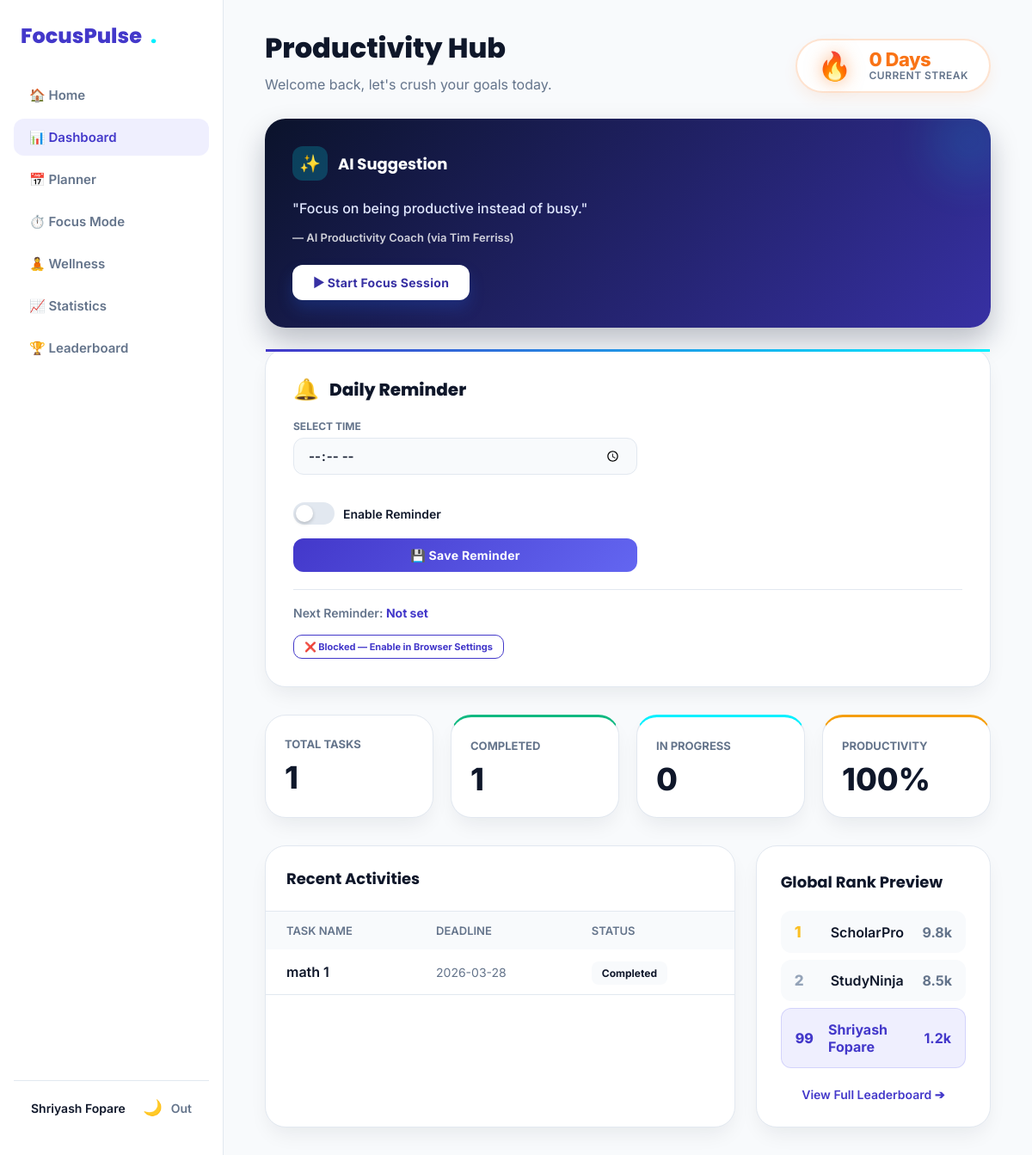
/dashboard (signed in), run on the app's committed database.
### tables this page shows
CREATE TABLE users (
                id INTEGER PRIMARY KEY AUTOINCREMENT,
                username TEXT UNIQUE NOT NULL,
                email TEXT UNIQUE NOT NULL,
                password_hash TEXT NOT NULL,
                created_at TIMESTAMP DEFAULT CURRENT_TIMESTAMP
            , current_streak INTEGER DEFAULT 0, best_streak INTEGER DEFAULT 0, last_active_date TEXT);

CREATE TABLE tasks (
                id INTEGER PRIMARY KEY AUTOINCREMENT,
                user_id INTEGER NOT NULL,
                task_title TEXT NOT NULL,
                subject TEXT,
                deadline TEXT,
                status TEXT DEFAULT 'Pending',
                created_at TIMESTAMP DEFAULT CURRENT_TIMESTAMP, description TEXT, start_time TEXT, end_time TEXT, priority TEXT DEFAULT 'Medium', category TEXT DEFAULT 'Study', color TEXT DEFAULT '#4F46E5', reminder BOOLEAN DEFAULT 0, repeat_type TEXT DEFAULT 'none',
                FOREIGN KEY (user_id) REFERENCES users(id) ON DELETE CASCADE
            );

### app.py (the view)
@app.route("/dashboard")
@login_required
def dashboard():
    user_id = session["user_id"]
    conn = get_db_connection()
    total_tasks = 0
    completed_tasks = 0
    pending_tasks = 0
    in_progress_tasks = 0
    recent_tasks = []
    focus_minutes_today = 0
    distractions_today = 0
    try:
        total_tasks = conn.execute(
            "SELECT COUNT(*) AS count FROM tasks WHERE user_id = ?",
            (user_id,)
        ).fetchone()["count"]
        completed_tasks = conn.execute(
            "SELECT COUNT(*) AS count FROM tasks WHERE user_id = ? AND status = 'Completed'",
            (user_id,)
        ).fetchone()["count"]
        pending_tasks = conn.execute(
            "SELECT COUNT(*) AS count FROM tasks WHERE user_id = ? AND status = 'Pending'",
            (user_id,)
        ).fetchone()["count"]
        in_progress_tasks = conn.execute(
            "SELECT COUNT(*) AS count FROM tasks WHERE user_id = ? AND status = 'In Progress'",
            (user_id,)
        ).fetchone()["count"]
        recent_tasks = conn.execute(
            """
            SELECT * FROM tasks
            WHERE user_id = ?
            ORDER BY created_at DESC
            LIMIT 5
            """,
            (user_id,)
        ).fetchall()
    except Exception as e:
        print(f"Error fetching dashboard tasks: {e}")
    try:
        today_str = date.today().isoformat()
        today_row = conn.execute(
            """
            SELECT COALESCE(SUM(duration), 0) AS total_min,
                   COALESCE(SUM(distraction_count), 0) AS total_dist
            FROM focus_sessions
            WHERE user_id = ?
              AND DATE(created_at) = ?
            """,
            (user_id, today_str)
        ).fetchone()
        focus_minutes_today = int(today_row["total_min"]) if today_row else 0
        distractions_today  = int(today_row["total_dist"]) if today_row else 0
    except Exception as e:
        print(f"Error fetching today focus data: {e}")
    conn.close()
    streak_info = get_user_streak(user_id)
    productivity_score = 0
    if total_tasks > 0:
        productivity_score = round((completed_tasks / total_tasks) * 100)
    daily_quote = get_daily_quote()
    tasks_remaining = total_tasks - completed_tasks
    return render_template(
        "dashboard.html",
        total_tasks=total_tasks,
        completed_tasks=completed_tasks,
        pending_tasks=pending_tasks,
        in_progress_tasks=in_progress_tasks,
        productivity_score=productivity_score,
        recent_tasks=recent_tasks,
        current_streak=streak_info["current_streak"],
        best_streak=streak_info["best_streak"],
        daily_quote=daily_quote,
        focus_minutes_today=focus_minutes_today,
        distractions_today=distractions_today,
        tasks_remaining=tasks_remaining,
    )

### templates/dashboard.html (shortened to what this page needs)
<!DOCTYPE html>
<html lang="en">
<head>
    <link rel="stylesheet" href="{{ url_for('static', filename='css/style.css') }}">
    <link rel="stylesheet" href="{{ url_for('static', filename='css/modern.css') }}">
</head>
<body>
    <div class="app-container">
        <aside class="app-sidebar" id="sidebar">
            <div class="logo">FocusPulse <span style="color:var(--electric-cyan);">.</span></div>
            <nav class="app-nav">
                <a href="{{ url_for('home') }}">🏠 Home</a>
                <a href="{{ url_for('dashboard') }}" class="active">📊 Dashboard</a>
                <a href="{{ url_for('planner') }}">📅 Planner</a>
                <a href="{{ url_for('focus') }}">⏱️ Focus Mode</a>
                <a href="{{ url_for('wellness') }}">🧘 Wellness</a>
                <a href="{{ url_for('statistics') }}">📈 Statistics</a>
                <a href="{{ url_for('leaderboard') }}">🏆 Leaderboard</a>
            </nav>
            <div class="app-sidebar-footer">
                <div style="font-weight:600; font-size:14px;">{{ session.get('user_name', 'Student') }}</div>
                <div style="display:flex; gap:10px; align-items:center;">
                    <button id="themeToggleBtn"
                        style="background:transparent; border:none; cursor:pointer; font-size:18px;">🌙</button>
                    <a href="{{ url_for('logout') }}"
                        style="color:var(--core-muted); text-decoration:none; font-size:14px; font-weight:600;">Out</a>
                </div>
            </div>
        </aside>
        <div style="flex:1; display:flex; flex-direction:column; overflow:hidden;">
            <main class="app-main">
                <div
                    style="display:flex; justify-content:space-between; align-items:flex-end; margin-bottom: 30px; flex-wrap:wrap; gap:20px;">
                    <div>
                        <h2 style="font-size:32px; font-weight:800; margin-bottom:8px; color:var(--core-text);">
                            Productivity Hub</h2>
                        <p style="color:var(--core-muted); font-size:16px;">Welcome back, let's crush your goals today.
                        </p>
                    </div>
                    <div class="streak-hub">
                        <span class="streak-flame-large">🔥</span>
                        <div class="streak-info">
                            <span class="streak-count">{{ current_streak }} Day{% if current_streak != 1 %}s{% endif
                                %}</span>
                            <span
                                style="font-size:12px; color:var(--core-muted); font-weight:600; text-transform:uppercase; letter-spacing:0.5px;">Current
                                Streak</span>
                        </div>
                    </div>
                </div>
                <div
                    style="display:grid; grid-template-columns: repeat(auto-fit, minmax(240px, 1fr)); gap:24px; margin-bottom:24px;">
                    <div class="ai-panel" style="grid-column: 1 / -1;">
                        <div class="ai-panel-header">
                            <div class="ai-icon">✨</div>
                            <h3 style="margin:0; font-size:18px; font-weight:700;">AI Suggestion</h3>
                        </div>
                        <p class="ai-insight">"{{ daily_quote.text }}"</p>
                        <p style="font-weight:600; font-size:13px; margin-top:12px; opacity:0.8;">— AI Productivity
                            Coach (via {{ daily_quote.author }})</p>
                        <div style="margin-top: 24px;">
                            <a href="{{ url_for('focus') }}" class="btn"
                                style="background:white; color:var(--indigo-dark); text-decoration:none; padding:12px 24px; border-radius:12px; font-weight:700; font-size:14px; display:inline-block;">▶
                                Start Focus Session</a>
                        </div>
                    </div>
                </div>
                <div class="reminder-card" id="daily-reminder-card">
                    <div style="display:flex; align-items:center; gap:12px; margin-bottom:20px;">
                        <span style="font-size:24px;">🔔</span>
                        <h3 style="margin:0; font-size:20px; font-weight:800; color:var(--core-text);">Daily Reminder</h3>
                    </div>
                    <div style="display:grid; grid-template-columns: 1fr; gap:16px; max-width:400px; margin-bottom:20px;">
                        <div>
                            <label for="reminderTime" style="display:block; font-size:12px; font-weight:700; color:var(--core-muted); text-transform:uppercase; margin-bottom:6px;">Select Time</label>
                            <input type="time" id="reminderTime" class="fp-time-input" style="width:100%; box-sizing:border-box;">
                        </div>
                        <div style="display:flex; align-items:center; gap:12px;">
                            <label class="fp-toggle-label" for="reminderEnabled">
                                <span class="fp-toggle-switch">
                                    <span class="fp-toggle-slider"></span>
                                </span>
                                Enable Reminder
                            </label>
                        </div>
                        <button id="saveReminderBtn" onclick="saveReminder()" class="fp-save-btn">
                            💾 Save Reminder
                        </button>
                    </div>
                    <div style="border-top:1px solid var(--core-border); padding-top:16px;">
                        <span style="font-size:14px; font-weight:600; color:var(--core-muted);">
                            Next Reminder: <strong id="fp-next-reminder-label" style="color:var(--indigo-primary);">Not set</strong>
                        </span>
                    </div>
                    <div style="margin-top:16px;">
                        <button id="fp-reminder-perm-btn" class="fp-perm-btn" style="padding: 6px 12px; font-size:11px;">🔔 Enable Browser Notifications</button>
                    </div>
                </div>
                <div
                    style="display:grid; grid-template-columns: repeat(auto-fit, minmax(180px, 1fr)); gap:20px; margin-bottom:32px;">
                    <div class="m-card" style="padding:22px;">
                        <span
                            style="color:var(--core-muted); font-size:13px; font-weight:700; text-transform:uppercase;">Total
                            Tasks</span>
                        <div style="font-size:36px; font-weight:800; color:var(--core-text); margin-top:8px;">{{
                            total_tasks }}</div>
                    </div>
                    <div class="m-card" style="padding:22px; border-top: 3px solid var(--success-green);">
                        <span
                            style="color:var(--core-muted); font-size:13px; font-weight:700; text-transform:uppercase;">Completed</span>
                        <div style="font-size:36px; font-weight:800; color:var(--core-text); margin-top:8px;">{{
                            completed_tasks }}</div>
                    </div>
                    <div class="m-card" style="padding:22px; border-top: 3px solid var(--electric-cyan);">
                        <span
                            style="color:var(--core-muted); font-size:13px; font-weight:700; text-transform:uppercase;">In
                            Progress</span>
                        <div style="font-size:36px; font-weight:800; color:var(--core-text); margin-top:8px;">{{
                            in_progress_tasks }}</div>
                    </div>
                    <div class="m-card" style="padding:22px; border-top: 3px solid var(--achievement-gold);">
                        <span
                            style="color:var(--core-muted); font-size:13px; font-weight:700; text-transform:uppercase;">Productivity</span>
                        <div style="font-size:36px; font-weight:800; color:var(--core-text); margin-top:8px;">{{
                            productivity_score }}%</div>
                    </div>
                </div>
                <div style="display:grid; grid-template-columns: 2fr 1fr; gap:24px;">
                    <div class="m-card" style="padding:0; overflow:hidden;">
                        <div style="padding:24px; border-bottom:1px solid var(--core-border);">
                            <h3 style="margin:0; font-size:18px;">Recent Activities</h3>
                        </div>
                        {% if recent_tasks %}
                        <table style="width:100%; border-collapse:collapse; text-align:left;">
                            <thead>
                                <tr
                                    style="background:var(--core-bg); color:var(--core-muted); font-size:13px; text-transform:uppercase;">
                                    <th style="padding:14px 24px; font-weight:600;">Task Name</th>
                                    <th style="padding:14px 24px; font-weight:600;">Deadline</th>
                                    <th style="padding:14px 24px; font-weight:600;">Status</th>
                                </tr>
                            </thead>
                            <tbody>
                                {% for task in recent_tasks %}
                                <tr style="border-bottom:1px solid var(--core-border);">
                                    <td style="padding:16px 24px; font-weight:600;">{{ task["task_title"] }}</td>
                                    <td style="padding:16px 24px; color:var(--core-muted); font-size:14px;">{{
                                        task["deadline"] }}</td>
                                    <td style="padding:16px 24px;">
                                        <span
                                            style="background:var(--core-bg); padding:6px 12px; border-radius:8px; font-size:12px; font-weight:700;">{{
                                            task["status"] }}</span>
                                    </td>
                                </tr>
                                {% endfor %}
                            </tbody>
                        </table>
                        {% else %}
                        <div style="padding:40px 24px; text-align:center; color:var(--core-muted);">No recent tasks. Hop
                            into the planner!</div>
                        {% endif %}
                    </div>
                    <div class="m-card">
                        <h3 style="margin:0 0 20px 0; font-size:18px;">Global Rank Preview</h3>
                        <div class="lb-row">
                            <div style="display:flex; align-items:center; gap:12px;">
                                <span class="lb-rank lb-rank-1">1</span>
                                <span style="font-weight:600;">ScholarPro</span>
                            </div>
                            <span style="font-weight:700; color:var(--core-muted);">9.8k</span>
                        </div>
                        <div class="lb-row">
                            <div style="display:flex; align-items:center; gap:12px;">
                                <span class="lb-rank lb-rank-2">2</span>
                                <span style="font-weight:600;">StudyNinja</span>
                            </div>
                            <span style="font-weight:700; color:var(--core-muted);">8.5k</span>
                        </div>
                        <div class="lb-row"
                            style="background:rgba(99, 102, 241, 0.1); border:1px solid rgba(99, 102, 241, 0.2);">
                            <div style="display:flex; align-items:center; gap:12px;">
                                <span class="lb-rank lb-rank-3" style="color:var(--indigo-primary);">99</span>
                                <span style="font-weight:700; color:var(--indigo-primary);">{{ session.get('user_name',
                                    'You') }}</span>
                            </div>
                            <span style="font-weight:700; color:var(--indigo-primary);">1.2k</span>
                        </div>
                        <div style="text-align:center; margin-top:20px;">
                            <a href="{{ url_for('leaderboard') }}"
                                style="color:var(--indigo-primary); text-decoration:none; font-weight:600; font-size:14px;">View
                                Full Leaderboard ➔</a>
                        </div>
                    </div>
                </div>
            </main>
        </div>
    </div>
</body>
</html>

### data on the page
users: get "Shriyash Fopare", username "Shriyash Fopare"
tasks: task_title "math 1", deadline "2026-03-28", status "Completed"

### other printed values
{{ current_streak }} "0"
{{ daily_quote.text }} "Focus on being productive instead of busy."
{{ daily_quote.author }} "Tim Ferriss"
{{ total_tasks }} "1"
{{ completed_tasks }} "1"
{{ in_progress_tasks }} "0"
{{ productivity_score }} "100"
